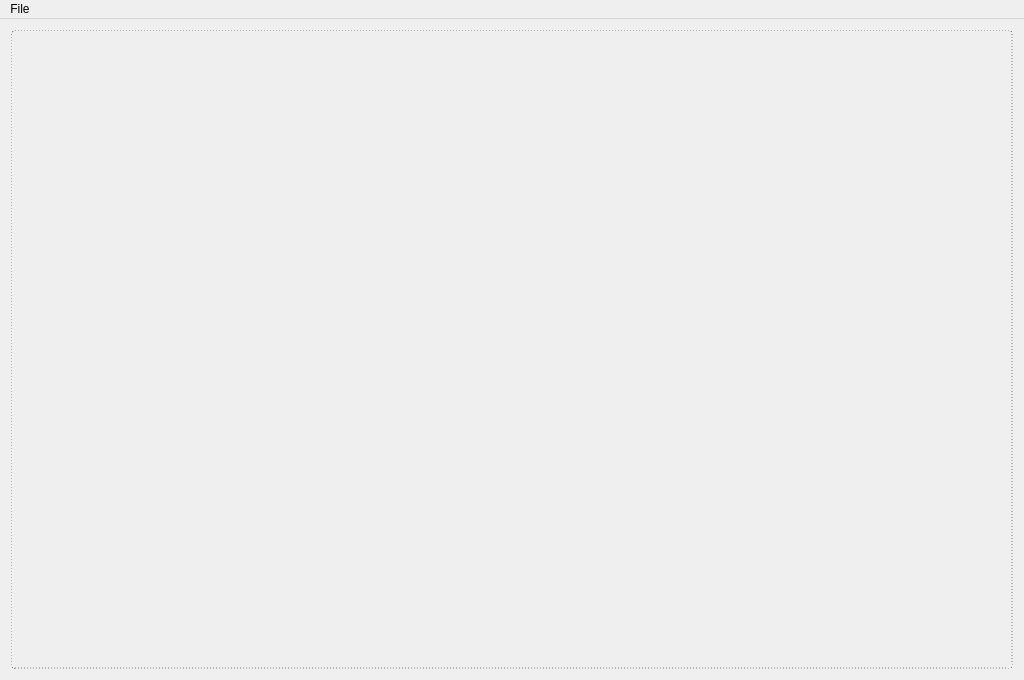
<?xml version="1.0" encoding="UTF-8"?>
<ui version="4.0">
 <class>ZenWriter</class>
 <widget class="QMainWindow" name="ZenWriter">
  <property name="geometry">
   <rect>
    <x>0</x>
    <y>0</y>
    <width>1024</width>
    <height>680</height>
   </rect>
  </property>
  <property name="maximumSize">
   <size>
    <width>1024</width>
    <height>680</height>
   </size>
  </property>
  <property name="windowTitle">
   <string>ZenWriter</string>
  </property>
  <widget class="QWidget" name="centralWidget">
   <property name="styleSheet">
    <string notr="true"/>
   </property>
   <layout class="QHBoxLayout" name="horizontalLayout">
    <item>
     <widget class="QPlainTextEdit" name="plainTextEdit">
      <property name="font">
       <font>
        <family>Droid Sans</family>
        <pointsize>12</pointsize>
       </font>
      </property>
      <property name="styleSheet">
       <string notr="true">border: 1px dotted grey;
border-radius: 4; background: transparent;
background: url(:/images/winter.jpg) no-repeat top left;
</string>
      </property>
      <property name="frameShape">
       <enum>QFrame::NoFrame</enum>
      </property>
      <property name="frameShadow">
       <enum>QFrame::Plain</enum>
      </property>
      <property name="lineWidth">
       <number>0</number>
      </property>
      <property name="backgroundVisible">
       <bool>false</bool>
      </property>
     </widget>
    </item>
   </layout>
  </widget>
  <widget class="QMenuBar" name="menuBar">
   <property name="geometry">
    <rect>
     <x>0</x>
     <y>0</y>
     <width>1024</width>
     <height>19</height>
    </rect>
   </property>
   <property name="autoFillBackground">
    <bool>false</bool>
   </property>
   <property name="defaultUp">
    <bool>false</bool>
   </property>
   <widget class="QMenu" name="menu_File">
    <property name="title">
     <string>File</string>
    </property>
    <addaction name="actionOpen"/>
    <addaction name="actionSave"/>
    <addaction name="actionSave_as"/>
    <addaction name="separator"/>
    <addaction name="actionQuit"/>
   </widget>
   <addaction name="menu_File"/>
  </widget>
  <action name="actionSave">
   <property name="text">
    <string>Save</string>
   </property>
   <property name="shortcut">
    <string>Ctrl+S</string>
   </property>
  </action>
  <action name="actionOpen">
   <property name="text">
    <string>Open</string>
   </property>
   <property name="shortcut">
    <string>Ctrl+O</string>
   </property>
  </action>
  <action name="actionSave_as">
   <property name="text">
    <string>Save as</string>
   </property>
   <property name="shortcut">
    <string>Ctrl+Shift+S</string>
   </property>
  </action>
  <action name="actionQuit">
   <property name="text">
    <string>Quit</string>
   </property>
  </action>
 </widget>
 <layoutdefault spacing="6" margin="11"/>
 <resources/>
 <connections/>
</ui>
